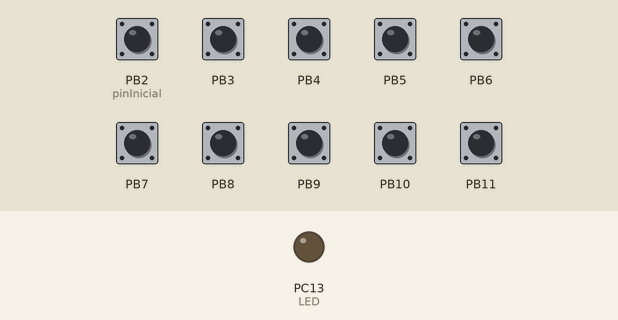
A sketch run on a simulated STM32 Blue Pill. Parts: output pins drawn as LEDs (lit = HIGH). Inputs (shaded band) come from the test bench; at power-on: PB2 (pinInicial), PB3–11 HIGH. USB keyboard and mouse output is not drawn; what the sketch prints to the serial monitor is not drawn.

Above: at 2.2 s.
2.3 s: PB2 (pinInicial) pulled LOW for 0.15 s
At 3.2 s:
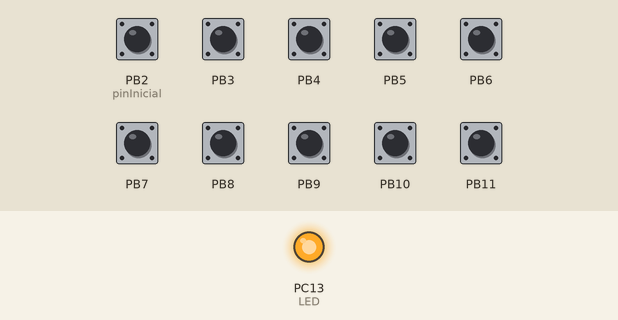
Timing chart, 0 to 5.3 s (numbered marks = the images above; inputs shaded):
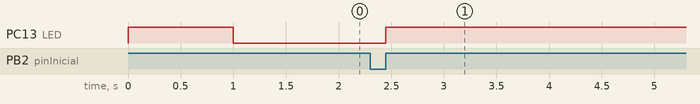

The sketch:

STM32F103_Keyboard_Arcade.ino
```cpp
/*
 *                                STM32F103_Keyboard_Arcade.ino
 *  Hardware: Blue Pill
 *  Versão  : 0.1 - 17/07/2021
 *
 *  Definições dos pinos do STM:
 *    C:\Users\marcelo\AppData\Local\Arduino15\packages\STM32\hardware\stm32\1.9.0\variants\PILL_F103XX
 *
 *  by
 *    Marcelo Campos - www.marcelocampos.cc - https://github.com/marcelocampos
 *
*/

#include "Keyboard.h"

#define qtdTeclas 10
#define primeiroIo 18   // 18 = PC14 no variant.h do bluepill
#define LED PC13

unsigned char teclaUltEstado[qtdTeclas + primeiroIo];

void setup()
{
  int pinInicial = primeiroIo;

  Serial.begin(57600);    // A9:TX  A10:RX
  while(!Serial);

  Serial.print("# Init");

  pinMode(LED, OUTPUT);

  digitalWrite(LED, HIGH);
  delay(1000);
  digitalWrite(LED, LOW);

  pinMode(pinInicial, INPUT_PULLUP);    // F1
  pinMode(++pinInicial, INPUT_PULLUP);  // espaço
  pinMode(++pinInicial, INPUT_PULLUP);  // Esc
  pinMode(++pinInicial, INPUT_PULLUP);  // Enter
  pinMode(++pinInicial, INPUT_PULLUP);  //
  pinMode(++pinInicial, INPUT_PULLUP);   //
  pinMode(++pinInicial, INPUT_PULLUP);   // Cima
  pinMode(++pinInicial, INPUT_PULLUP);   // Baixo
  pinMode(++pinInicial, INPUT_PULLUP);  // Esquerda
  pinMode(++pinInicial, INPUT_PULLUP);  // Direita

  for(int i = primeiroIo; i < qtdTeclas + primeiroIo; i++)
    teclaUltEstado[i] = 0;

  Serial.print(".");

  Keyboard.begin();

  Serial.print(".. OK");
}

void loop()
{
  for(int j = primeiroIo; j < qtdTeclas + primeiroIo; j++)
  {
    monitoraTecla(j);
  }

}

void monitoraTecla(int tecla)
{
  if(digitalRead(tecla) == 0 && teclaUltEstado[tecla] == 0)
  {
    teclaUltEstado[tecla] = 1;
    Keyboard.press( KeyboardMap(tecla) );
    digitalWrite(LED, LOW );
    Serial.print(tecla); Serial.println(" :ON");
  }
  else if(digitalRead(tecla) == 1 && teclaUltEstado[tecla] == 1)
  {
    teclaUltEstado[tecla] = 0;
    Keyboard.release( KeyboardMap(tecla) );
    digitalWrite(LED, HIGH);
    Serial.print(tecla); Serial.println(" :OFF");
  }
}

byte KeyboardMap(int key)
{
  byte k = -1;

  if(key > ( primeiroIo + qtdTeclas -1) )
    return k;

  switch(key)
  {
    case primeiroIo:
      k = KEY_F1;
      break;
    case primeiroIo + 1:
      k = 0x20;   // espaço ?
      break;
    case primeiroIo + 2:
      k = KEY_ESC;
      break;
    case primeiroIo + 3:
      k = KEY_RETURN;
      break;
    case primeiroIo + 4:
      k = 0;    // definir
      break;
    case primeiroIo + 5:
      k = 0;    // definir
      break;
    case primeiroIo + 6:
      k = KEY_UP_ARROW;
      break;
    case primeiroIo + 7:
      k = KEY_DOWN_ARROW;
      break;
    case primeiroIo + 8:
      k = KEY_LEFT_ARROW;
      break;
    case primeiroIo + 9:
      k = KEY_RIGHT_ARROW;
      break;
  }
  return k;
}


/*
como está como keyboard.h:

#define KEY_LEFT_CTRL   0x80
#define KEY_LEFT_SHIFT    0x81
#define KEY_LEFT_ALT    0x82
#define KEY_LEFT_GUI    0x83
#define KEY_RIGHT_CTRL    0x84
#define KEY_RIGHT_SHIFT   0x85
#define KEY_RIGHT_ALT   0x86
#define KEY_RIGHT_GUI   0x87

#define KEY_UP_ARROW    0xDA
#define KEY_DOWN_ARROW    0xD9
#define KEY_LEFT_ARROW    0xD8
#define KEY_RIGHT_ARROW   0xD7
#define KEY_BACKSPACE   0xB2
#define KEY_TAB       0xB3
#define KEY_RETURN      0xB0
#define KEY_ESC       0xB1
#define KEY_INSERT      0xD1
#define KEY_DELETE      0xD4
#define KEY_PAGE_UP     0xD3
#define KEY_PAGE_DOWN   0xD6
#define KEY_HOME      0xD2
#define KEY_END       0xD5
#define KEY_CAPS_LOCK   0xC1
#define KEY_F1        0xC2
#define KEY_F2        0xC3
#define KEY_F3        0xC4
#define KEY_F4        0xC5
#define KEY_F5        0xC6
#define KEY_F6        0xC7
#define KEY_F7        0xC8
#define KEY_F8        0xC9
#define KEY_F9        0xCA
#define KEY_F10       0xCB
#define KEY_F11       0xCC
#define KEY_F12       0xCD
#define KEY_F13       0xF0
#define KEY_F14       0xF1
#define KEY_F15       0xF2
#define KEY_F16       0xF3
#define KEY_F17       0xF4
#define KEY_F18       0xF5
#define KEY_F19       0xF6
#define KEY_F20       0xF7
#define KEY_F21       0xF8
#define KEY_F22       0xF9
#define KEY_F23       0xFA
#define KEY_F24       0xFB


*/
```

Measured:
- after the input at 2.3 s, PC13 (LED): LOW → HIGH after 0.15 s
